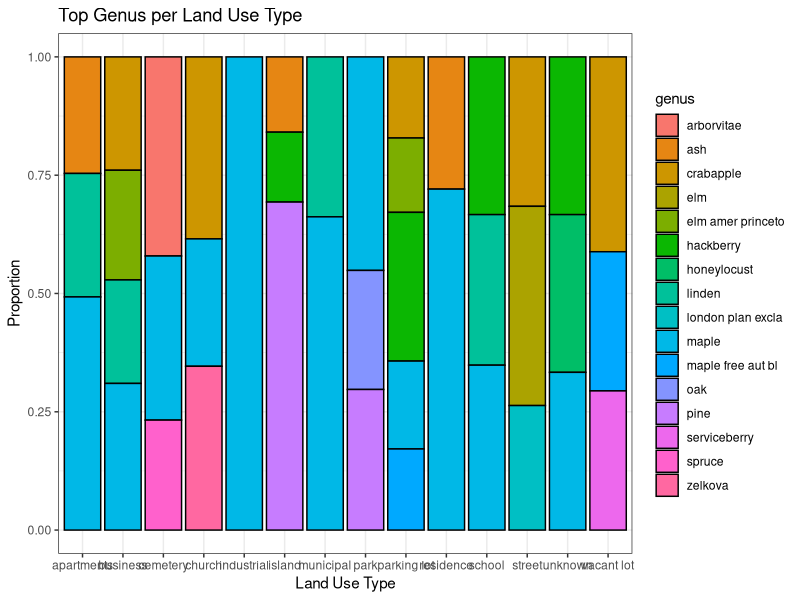

Here is the R script that generated this plot:
## ---- chunk 1
knitr::opts_chunk$set(echo = TRUE)
library(ggplot2)
library(dplyr)
library(tidyverse)
library(lubridate)
library(zoo)

theme_set(theme_bw())

## ---- chunk 2
# read in csv file
trees <- read.csv("./Burlington_Trees.csv")
library("magrittr")

# separate Geo.Point column to latitude and longitude
# and convert to numeric variables
trees <- trees %>% 
         separate(Geo.Point, c("lat", "long"), ",") %>% 
         mutate(lat = as.numeric(lat),
                long = as.numeric(long))

# separate species column into genus, species
trees <- trees %>% 
         separate(species, c("genus", "species"), ",")

# remove the "spp" included as a place holder for genus
trees$genus <- gsub(" spp", "", trees$genus)

# correct the misspelling of mapl to maple
trees$genus <- gsub("mapl", "maple", trees$genus, fixed = TRUE)
trees$genus <- gsub("maplee", "maple", trees$genus)

# convert zeros in numeric columns to NA so they will not be included in graphs
# in this case, zero values are due to lack of information, not lack of value,
# so all were converted to NA values to be filtered out later
# repeat for blank values
trees[trees == 0] <- NA
trees[trees == ""] <- NA

# convert dates to better format
trees <- trees %>% 
  mutate(modified = as.yearmon(modified, "%m/%Y"))

# cleaned data frame
head(trees)

## ---- chunk 3
# number of trees by species
# histogram
## ---- chunk 4
# landuse v species
# multiple bar chart
# see if certain types of trees are more common by business, residential, etc.

# format the data into a new data fram
landuse_by_genus <- xtabs(formula = ~ landuse + genus,
                       data = trees) %>% 
  prop.table(margin = "landuse") %>%  # calculates proportio
  
  # pipe into data.frame
  # Using data.frame() turns it from a table into a data frame
  data.frame() %>% 
  filter(Freq > .1) 

landuse_by_genus

landuse_species_bar <- ggplot(data = landuse_by_genus,
       mapping = aes(x = landuse,
                     fill = genus,
                     y = Freq)) + 
  
  # Now we need to tell geom_bar() to override it'd default choice of y
  # We do this with stat = "identity" (identity means "Use the y I gave you!")
  geom_bar(color = "black",
           stat = "identity",
           position = "fill") + 
  
  labs(y = "Proportion", 
       title = "Top Genus per Land Use Type",
       x = "Land Use Type")


landuse_species_bar

## ---- chunk 5
# will
# map of burlington with points as trees and colored by land use type
# map of burlington with points as trees and colored by species
# facet wrap them next to each other!

## ---- chunk 6
# diameter v appraisal
# scatterplot probably
